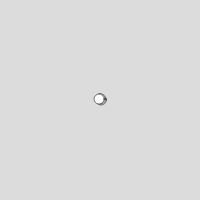
Frame 1 (no input)
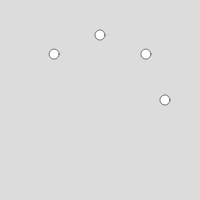
Frame 60 (no input)
Frame 120 (the mouse pressed at the canvas centre since frame 60): identical to frame 60, image omitted

The p5.js sketch that drew these frames (run headless with seeded random() and noise() and a simulated clock; from frame 60 on, the mouse is pressed at the canvas centre):

// p5.js sketch
// ── sketch.js
function setup() {
  createCanvas(400/2, 400/2);
  angleMode(DEGREES);
  circs = [[0,50,350,200,200],[0,94,306,306,94],[0,200,200,350,50],[0,306,94,306,94]];
}

function draw() {
  scale(0.5);
  background(220);  
 circs.forEach(c=>{
   drawCircle(c[0],c[1],c[2],c[3],c[4])
 }) 
}

function drawCircle(off, lowX,highX,lowY,highY){
  var s = sin(frameCount+off);
  var x = map(s,-1,1,lowX,highX);
  var y = map(s,-1,1,lowY,highY);
  circle(x,y,20);
}
